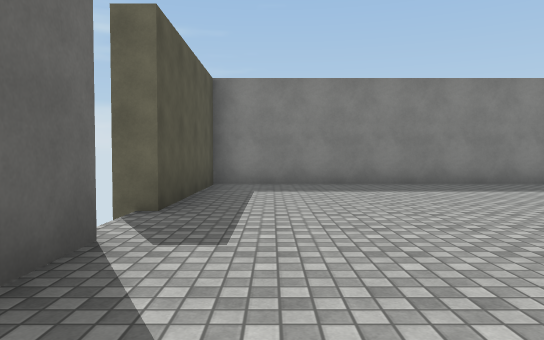
view 1 (above)

16 first-person views from a walk through a 3-D level made in the Unity game engine. The camera is 1.2 m above the floor, tilts 2° down and sees 70° across. The floor is counted in squares, 2 m on a side. Each view is taken from the middle of a square. On the plan, view 1 faces up. The plan holds only what a view shows up to about 11 squares ahead; the rest is blank. Some animated figures are not drawn. Surface patterns are stand-ins for the level's own textures.

view 2
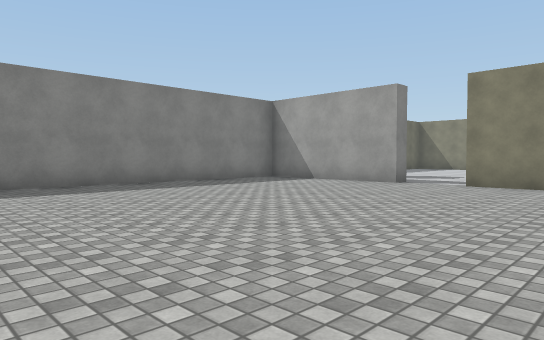

view 3
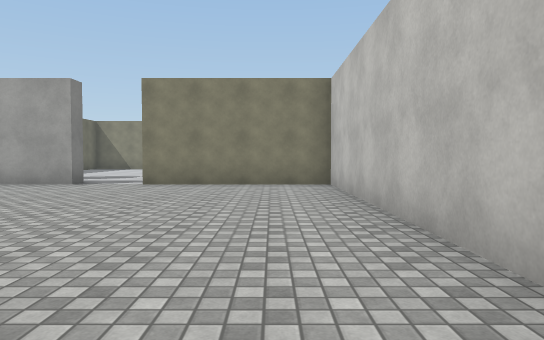

view 4
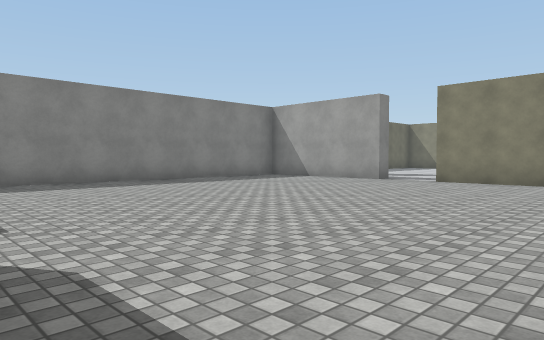

view 5
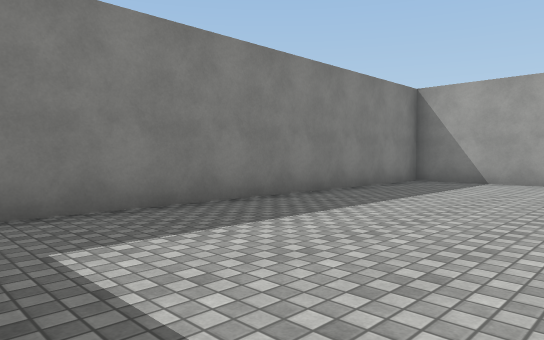

view 6
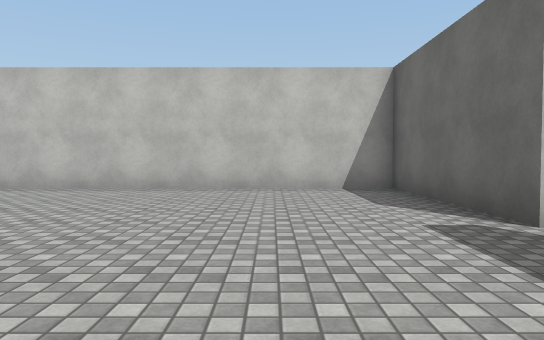

view 7
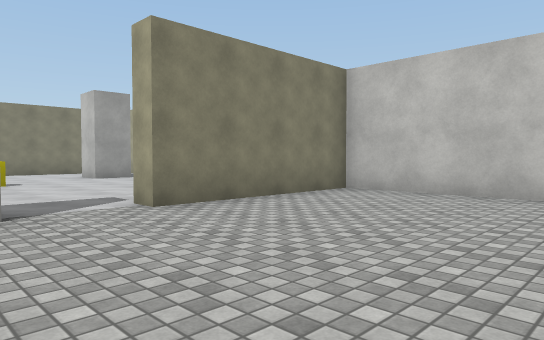

view 8
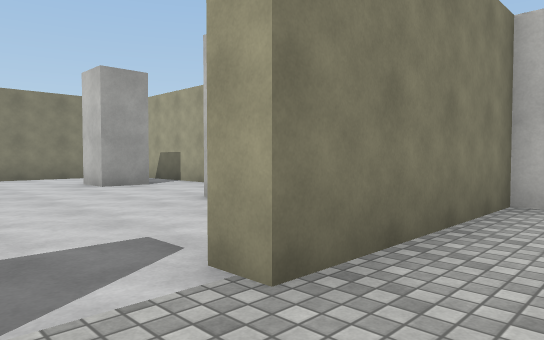

view 9
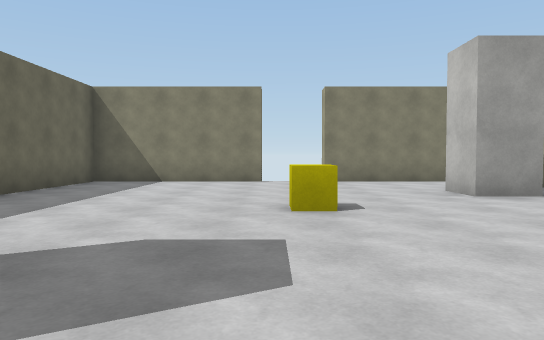

view 10
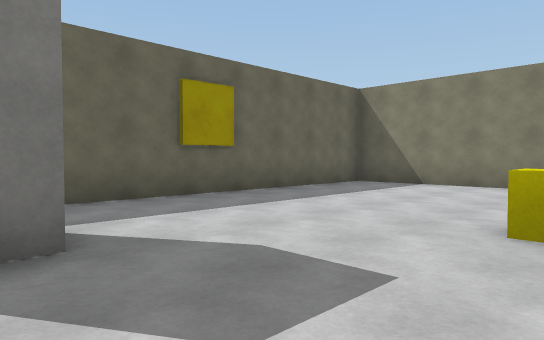

view 11
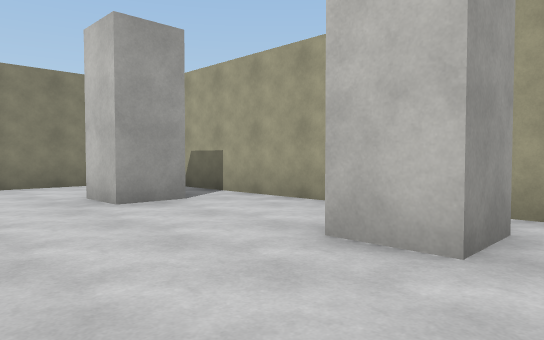

view 12
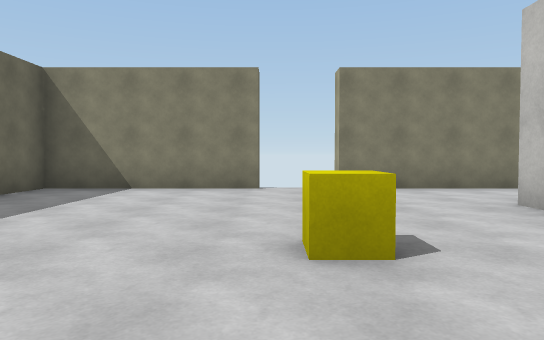

view 13
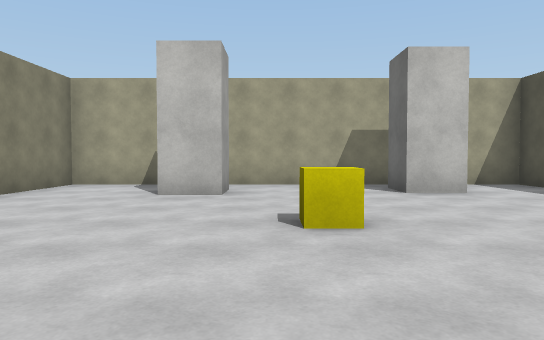

view 14
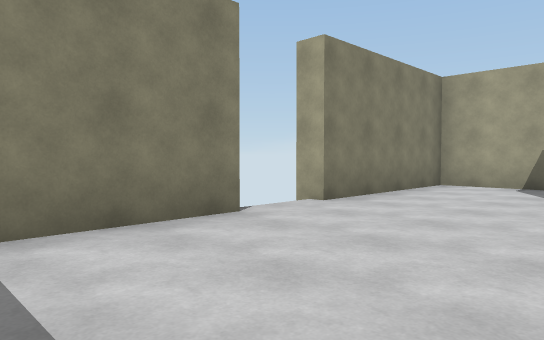

view 15
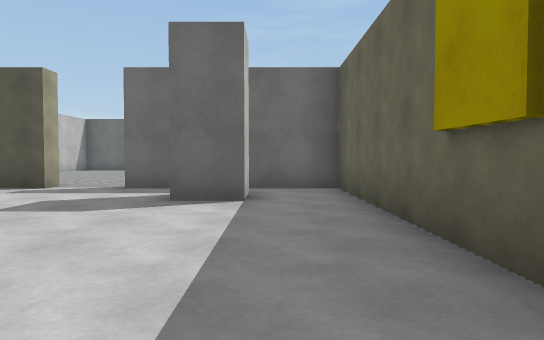

view 16
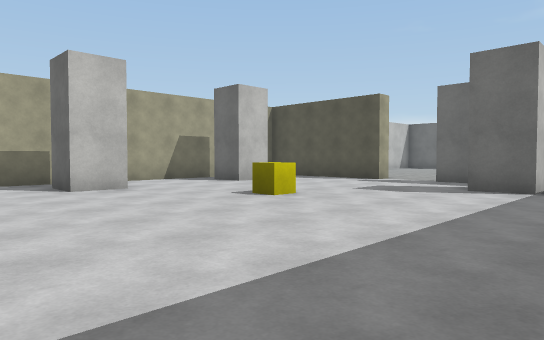

### Floor plan
Ten units are one square. View 1 is at (0, 0); x grows to the right and y downward. Boxes are objects, and circles mark ways between rooms. Rooms are numbered by the first view taken in them; rooms with no view inside come last. Other rooms are left out.
<svg viewBox="-23 -87 216 105">
<path fill="none" stroke="#000" d="M-12 -28 -12 13 82 13 82 -27M87 -42 82 -42 82 -82 -12 -82 -12 -42 -18 -42M148 1 148 -10 158 -10 158 1M182 -41 182 -82 87 -82 87 -42M99 -66 108 -66 108 -56 104 -56M108 4 108 -6 118 -6 118 4M82 -27 87 -27 87 -16M87 5 87 13 182 13 182 -27 188 -27"/>
<rect x="125" y="-45" width="10" height="10" fill="#bbb"><title>other object</title></rect>
<circle cx="90" cy="-35" r="3" fill="#2a7"/>
<text x="30" y="-40">1</text>
<text x="140" y="-40">2</text>
</svg>
Room 1 opens to room 2.

Where each view was taken, in squares from view 1:
view 1: 0 up, 0 right, facing up
view 2: 0 up, 0 right, facing up-right
view 3: 0 up, 0 right, facing right
view 4: 1 down, 1 left, facing up-right
view 5: 4 up, 1 left, facing up-right
view 6: 6 up, 1 right, facing down
view 7: 5 up, 4 right, facing down-right
view 8: 4 up, 7 right, facing down-right
view 9: 4 up, 9 right, facing right
view 10: 3 up, 10 right, facing up-right
view 11: 3 up, 10 right, facing down-right
view 12: 4 up, 11 right, facing right
view 13: 7 up, 14 right, facing down
view 14: 7 up, 15 right, facing down-right
view 15: 7 up, 16 right, facing left
view 16: 8 up, 18 right, facing down-left
